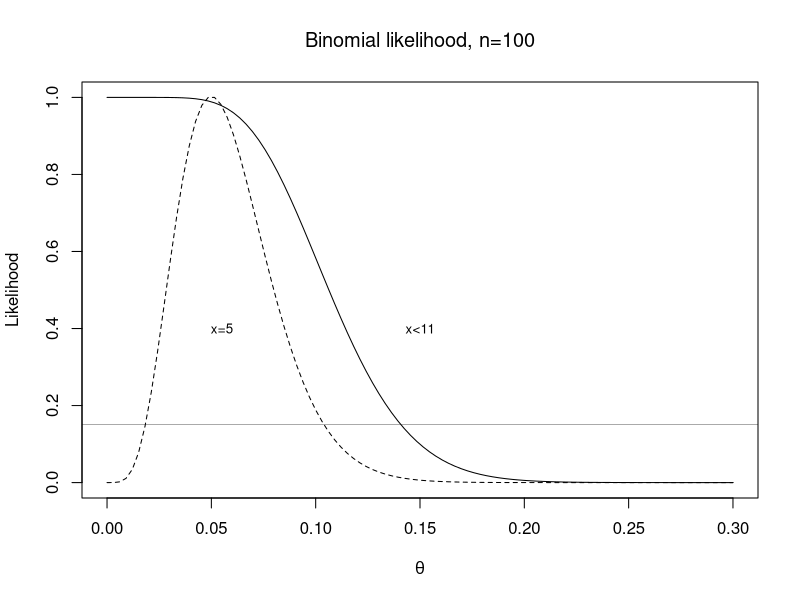

Generate this figure with R:


par(mfrow=c(1,1))
      
# censored data:
theta<- seq(.0,.3,len=100)
like <- pbinom(10,100,theta)
  like1<- like/max(like)

a <- theta[like1>.15]
print(range(a))

like<- dbinom(5,100,theta)
  like2<- like/max(like)
b <- theta[like2>.15]
  print(range(b))

plot(c(0,.3),range(c(like1,like2)),type='n',
     xlab=expression(theta),
     ylab='Likelihood')
  lines(theta,like1)
  lines(theta,like2,lty=2)
  text(.15,.4,'x<11',cex=.8)
  text(.055,.4,'x=5',cex=.8)
  abline(h=.15,lwd=.3)

title(expression('Binomial likelihood, n=100'))



dev.off()

